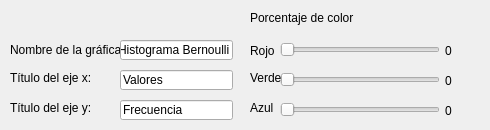
      <widget class="QWidget" name="tab_49">
       <attribute name="title">
        <string>Hist.Bernoulli</string>
       </attribute>
       <widget class="QLabel" name="label_298">
        <property name="geometry">
         <rect>
          <x>10</x>
          <y>40</y>
          <width>111</width>
          <height>20</height>
         </rect>
        </property>
        <property name="text">
         <string>Nombre de la gráfica: </string>
        </property>
       </widget>
       <widget class="QLabel" name="label_299">
        <property name="geometry">
         <rect>
          <x>10</x>
          <y>70</y>
          <width>101</width>
          <height>16</height>
         </rect>
        </property>
        <property name="text">
         <string>Título del eje x: </string>
        </property>
       </widget>
       <widget class="QLabel" name="label_300">
        <property name="geometry">
         <rect>
          <x>10</x>
          <y>100</y>
          <width>121</width>
          <height>16</height>
         </rect>
        </property>
        <property name="text">
         <string>Título del eje y: </string>
        </property>
       </widget>
       <widget class="QLineEdit" name="hberno">
        <property name="geometry">
         <rect>
          <x>120</x>
          <y>40</y>
          <width>113</width>
          <height>20</height>
         </rect>
        </property>
        <property name="text">
         <string>Histograma Bernoulli</string>
        </property>
       </widget>
       <widget class="QLineEdit" name="hxberno">
        <property name="geometry">
         <rect>
          <x>120</x>
          <y>70</y>
          <width>113</width>
          <height>20</height>
         </rect>
        </property>
        <property name="text">
         <string>Valores</string>
        </property>
       </widget>
       <widget class="QLineEdit" name="hyberno">
        <property name="geometry">
         <rect>
          <x>120</x>
          <y>100</y>
          <width>113</width>
          <height>20</height>
         </rect>
        </property>
        <property name="text">
         <string>Frecuencia</string>
        </property>
       </widget>
       <widget class="QLabel" name="label_301">
        <property name="geometry">
         <rect>
          <x>250</x>
          <y>40</y>
          <width>31</width>
          <height>21</height>
         </rect>
        </property>
        <property name="text">
         <string>Rojo</string>
        </property>
       </widget>
       <widget class="QLabel" name="label_302">
        <property name="geometry">
         <rect>
          <x>250</x>
          <y>100</y>
          <width>31</width>
          <height>16</height>
         </rect>
        </property>
        <property name="text">
         <string>Azul</string>
        </property>
       </widget>
       <widget class="QSlider" name="hbrojo">
        <property name="geometry">
         <rect>
          <x>280</x>
          <y>40</y>
          <width>160</width>
          <height>19</height>
         </rect>
        </property>
        <property name="maximum">
         <number>100</number>
        </property>
        <property name="orientation">
         <enum>Qt::Horizontal</enum>
        </property>
       </widget>
       <widget class="QLabel" name="label_303">
        <property name="geometry">
         <rect>
          <x>250</x>
          <y>10</y>
          <width>231</width>
          <height>16</height>
         </rect>
        </property>
        <property name="text">
         <string>Porcentaje de color</string>
        </property>
       </widget>
       <widget class="QSlider" name="hbverde">
        <property name="geometry">
         <rect>
          <x>280</x>
          <y>70</y>
          <width>160</width>
          <height>19</height>
         </rect>
        </property>
        <property name="maximum">
         <number>100</number>
        </property>
        <property name="orientation">
         <enum>Qt::Horizontal</enum>
        </property>
       </widget>
       <widget class="QLabel" name="label_304">
        <property name="geometry">
         <rect>
          <x>250</x>
          <y>70</y>
          <width>31</width>
          <height>16</height>
         </rect>
        </property>
        <property name="text">
         <string>Verde</string>
        </property>
       </widget>
       <widget class="QSlider" name="hbazul">
        <property name="geometry">
         <rect>
          <x>280</x>
          <y>100</y>
          <width>160</width>
          <height>19</height>
         </rect>
        </property>
        <property name="maximum">
         <number>100</number>
        </property>
        <property name="orientation">
         <enum>Qt::Horizontal</enum>
        </property>
       </widget>
       <widget class="QLabel" name="rojohb">
        <property name="geometry">
         <rect>
          <x>445</x>
          <y>40</y>
          <width>21</width>
          <height>21</height>
         </rect>
        </property>
        <property name="text">
         <string>0</string>
        </property>
       </widget>
       <widget class="QLabel" name="verdehb">
        <property name="geometry">
         <rect>
          <x>445</x>
          <y>70</y>
          <width>21</width>
          <height>21</height>
         </rect>
        </property>
        <property name="text">
         <string>0</string>
        </property>
       </widget>
       <widget class="QLabel" name="azulhb">
        <property name="geometry">
         <rect>
          <x>445</x>
          <y>100</y>
          <width>21</width>
          <height>21</height>
         </rect>
        </property>
        <property name="text">
         <string>0</string>
        </property>
       </widget>
      </widget>
